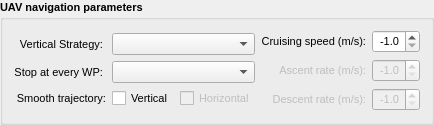
       <widget class="QGroupBox" name="groupBox_UAVNavigationParameters">
        <property name="font">
         <font>
          <pointsize>8</pointsize>
          <weight>75</weight>
          <bold>true</bold>
         </font>
        </property>
        <property name="title">
         <string>UAV navigation parameters</string>
        </property>
        <layout class="QGridLayout" name="gridLayout_11" columnstretch="3,2">
         <item row="0" column="0">
          <layout class="QVBoxLayout" name="verticalLayout_3">
           <property name="rightMargin">
            <number>0</number>
           </property>
           <item>
            <layout class="QGridLayout" name="gridLayout_35" rowstretch="0,0,0" columnstretch="3,2,2">
             <property name="horizontalSpacing">
              <number>6</number>
             </property>
             <item row="1" column="0">
              <widget class="QLabel" name="label_23">
               <property name="font">
                <font>
                 <pointsize>8</pointsize>
                 <weight>50</weight>
                 <bold>false</bold>
                </font>
               </property>
               <property name="text">
                <string>Stop at every WP: </string>
               </property>
               <property name="alignment">
                <set>Qt::AlignRight|Qt::AlignTrailing|Qt::AlignVCenter</set>
               </property>
              </widget>
             </item>
             <item row="1" column="1" colspan="2">
              <widget class="QComboBox" name="comboBox_NBK">
               <property name="font">
                <font>
                 <pointsize>8</pointsize>
                 <weight>50</weight>
                 <bold>false</bold>
                </font>
               </property>
               <property name="whatsThis">
                <string>When value = 1 (Enabled) is selected, the drone will not stop on intermediate strip waypoints while they accomplish certain geometric conditions </string>
               </property>
              </widget>
             </item>
             <item row="2" column="0">
              <widget class="QLabel" name="label_25">
               <property name="font">
                <font>
                 <pointsize>8</pointsize>
                 <weight>50</weight>
                 <bold>false</bold>
                </font>
               </property>
               <property name="text">
                <string>Smooth trajectory:</string>
               </property>
               <property name="alignment">
                <set>Qt::AlignRight|Qt::AlignTrailing|Qt::AlignVCenter</set>
               </property>
              </widget>
             </item>
             <item row="2" column="1">
              <widget class="QCheckBox" name="checkBox_SmoothV">
               <property name="enabled">
                <bool>true</bool>
               </property>
               <property name="sizePolicy">
                <sizepolicy hsizetype="Minimum" vsizetype="Fixed">
                 <horstretch>0</horstretch>
                 <verstretch>0</verstretch>
                </sizepolicy>
               </property>
               <property name="font">
                <font>
                 <pointsize>8</pointsize>
                 <weight>50</weight>
                 <bold>false</bold>
                </font>
               </property>
               <property name="toolTip">
                <string>Smooth Vertical trajectory</string>
               </property>
               <property name="layoutDirection">
                <enum>Qt::LeftToRight</enum>
               </property>
               <property name="autoFillBackground">
                <bool>false</bool>
               </property>
               <property name="text">
                <string>Vertical</string>
               </property>
               <property name="checked">
                <bool>false</bool>
               </property>
              </widget>
             </item>
             <item row="2" column="2">
              <widget class="QCheckBox" name="checkBox_SmoothH">
               <property name="enabled">
                <bool>false</bool>
               </property>
               <property name="sizePolicy">
                <sizepolicy hsizetype="Minimum" vsizetype="Fixed">
                 <horstretch>0</horstretch>
                 <verstretch>0</verstretch>
                </sizepolicy>
               </property>
               <property name="font">
                <font>
                 <pointsize>8</pointsize>
                 <weight>50</weight>
                 <bold>false</bold>
                </font>
               </property>
               <property name="toolTip">
                <string>Not available in this version</string>
               </property>
               <property name="layoutDirection">
                <enum>Qt::LeftToRight</enum>
               </property>
               <property name="autoFillBackground">
                <bool>false</bool>
               </property>
               <property name="text">
                <string>Horizontal</string>
               </property>
               <property name="checked">
                <bool>false</bool>
               </property>
              </widget>
             </item>
             <item row="0" column="0">
              <widget class="QLabel" name="label_19">
               <property name="font">
                <font>
                 <pointsize>8</pointsize>
                 <weight>50</weight>
                 <bold>false</bold>
                </font>
               </property>
               <property name="text">
                <string>Vertical Strategy: </string>
               </property>
               <property name="alignment">
                <set>Qt::AlignRight|Qt::AlignTrailing|Qt::AlignVCenter</set>
               </property>
              </widget>
             </item>
             <item row="0" column="1" colspan="2">
              <widget class="QComboBox" name="comboBox_trajectoryType">
               <property name="font">
                <font>
                 <pointsize>8</pointsize>
                 <weight>50</weight>
                 <bold>false</bold>
                </font>
               </property>
               <property name="toolTip">
                <string>Select the strategy to manage the height profiles</string>
               </property>
              </widget>
             </item>
            </layout>
           </item>
          </layout>
         </item>
         <item row="0" column="1">
          <layout class="QVBoxLayout" name="verticalLayout_6">
           <item>
            <layout class="QGridLayout" name="gridLayout_39" rowstretch="0" columnstretch="0">
             <item row="0" column="0">
              <layout class="QGridLayout" name="gridLayout_40" columnstretch="3,0">
               <item row="2" column="0">
                <widget class="QLabel" name="label_13">
                 <property name="enabled">
                  <bool>false</bool>
                 </property>
                 <property name="font">
                  <font>
                   <pointsize>8</pointsize>
                   <weight>50</weight>
                   <bold>false</bold>
                  </font>
                 </property>
                 <property name="text">
                  <string> Descent rate (m/s):</string>
                 </property>
                 <property name="alignment">
                  <set>Qt::AlignRight|Qt::AlignTrailing|Qt::AlignVCenter</set>
                 </property>
                </widget>
               </item>
               <item row="0" column="0">
                <widget class="QLabel" name="label_7">
                 <property name="font">
                  <font>
                   <pointsize>8</pointsize>
                   <weight>50</weight>
                   <bold>false</bold>
                  </font>
                 </property>
                 <property name="text">
                  <string>Cruising speed (m/s):</string>
                 </property>
                 <property name="alignment">
                  <set>Qt::AlignRight|Qt::AlignTrailing|Qt::AlignVCenter</set>
                 </property>
                </widget>
               </item>
               <item row="2" column="1">
                <widget class="QDoubleSpinBox" name="doubleSpinBox_speedDes">
                 <property name="enabled">
                  <bool>false</bool>
                 </property>
                 <property name="font">
                  <font>
                   <pointsize>8</pointsize>
                   <weight>50</weight>
                   <bold>false</bold>
                  </font>
                 </property>
                 <property name="whatsThis">
                  <string>The maximum value allowed is 3 m/s</string>
                 </property>
                 <property name="alignment">
                  <set>Qt::AlignRight|Qt::AlignTrailing|Qt::AlignVCenter</set>
                 </property>
                 <property name="decimals">
                  <number>1</number>
                 </property>
                 <property name="minimum">
                  <double>-1.000000000000000</double>
                 </property>
                 <property name="maximum">
                  <double>99.000000000000000</double>
                 </property>
                 <property name="singleStep">
                  <double>99.000000000000000</double>
                 </property>
                 <property name="value">
                  <double>-1.000000000000000</double>
                 </property>
                </widget>
               </item>
               <item row="0" column="1">
                <widget class="QDoubleSpinBox" name="doubleSpinBox_speedCruising">
                 <property name="font">
                  <font>
                   <pointsize>8</pointsize>
                   <weight>50</weight>
                   <bold>false</bold>
                  </font>
                 </property>
                 <property name="whatsThis">
                  <string>This value represents the maximum achievable speed  in the mission.</string>
                 </property>
                 <property name="alignment">
                  <set>Qt::AlignRight|Qt::AlignTrailing|Qt::AlignVCenter</set>
                 </property>
                 <property name="decimals">
                  <number>1</number>
                 </property>
                 <property name="minimum">
                  <double>-1.000000000000000</double>
                 </property>
                 <property name="maximum">
                  <double>99.000000000000000</double>
                 </property>
                 <property name="singleStep">
                  <double>99.000000000000000</double>
                 </property>
                 <property name="value">
                  <double>-1.000000000000000</double>
                 </property>
                </widget>
               </item>
               <item row="1" column="0">
                <widget class="QLabel" name="label_8">
                 <property name="enabled">
                  <bool>false</bool>
                 </property>
                 <property name="font">
                  <font>
                   <pointsize>8</pointsize>
                   <weight>50</weight>
                   <bold>false</bold>
                  </font>
                 </property>
                 <property name="text">
                  <string>Ascent rate (m/s):</string>
                 </property>
                 <property name="alignment">
                  <set>Qt::AlignRight|Qt::AlignTrailing|Qt::AlignVCenter</set>
                 </property>
                </widget>
               </item>
               <item row="1" column="1">
                <widget class="QDoubleSpinBox" name="doubleSpinBox_speedAsc">
                 <property name="enabled">
                  <bool>false</bool>
                 </property>
                 <property name="font">
                  <font>
                   <pointsize>8</pointsize>
                   <weight>50</weight>
                   <bold>false</bold>
                  </font>
                 </property>
                 <property name="whatsThis">
                  <string>The maximum value allowed is 3 m/s</string>
                 </property>
                 <property name="alignment">
                  <set>Qt::AlignRight|Qt::AlignTrailing|Qt::AlignVCenter</set>
                 </property>
                 <property name="decimals">
                  <number>1</number>
                 </property>
                 <property name="minimum">
                  <double>-1.000000000000000</double>
                 </property>
                 <property name="maximum">
                  <double>99.000000000000000</double>
                 </property>
                 <property name="singleStep">
                  <double>99.000000000000000</double>
                 </property>
                 <property name="value">
                  <double>-1.000000000000000</double>
                 </property>
                </widget>
               </item>
              </layout>
             </item>
            </layout>
           </item>
          </layout>
         </item>
        </layout>
       </widget>
